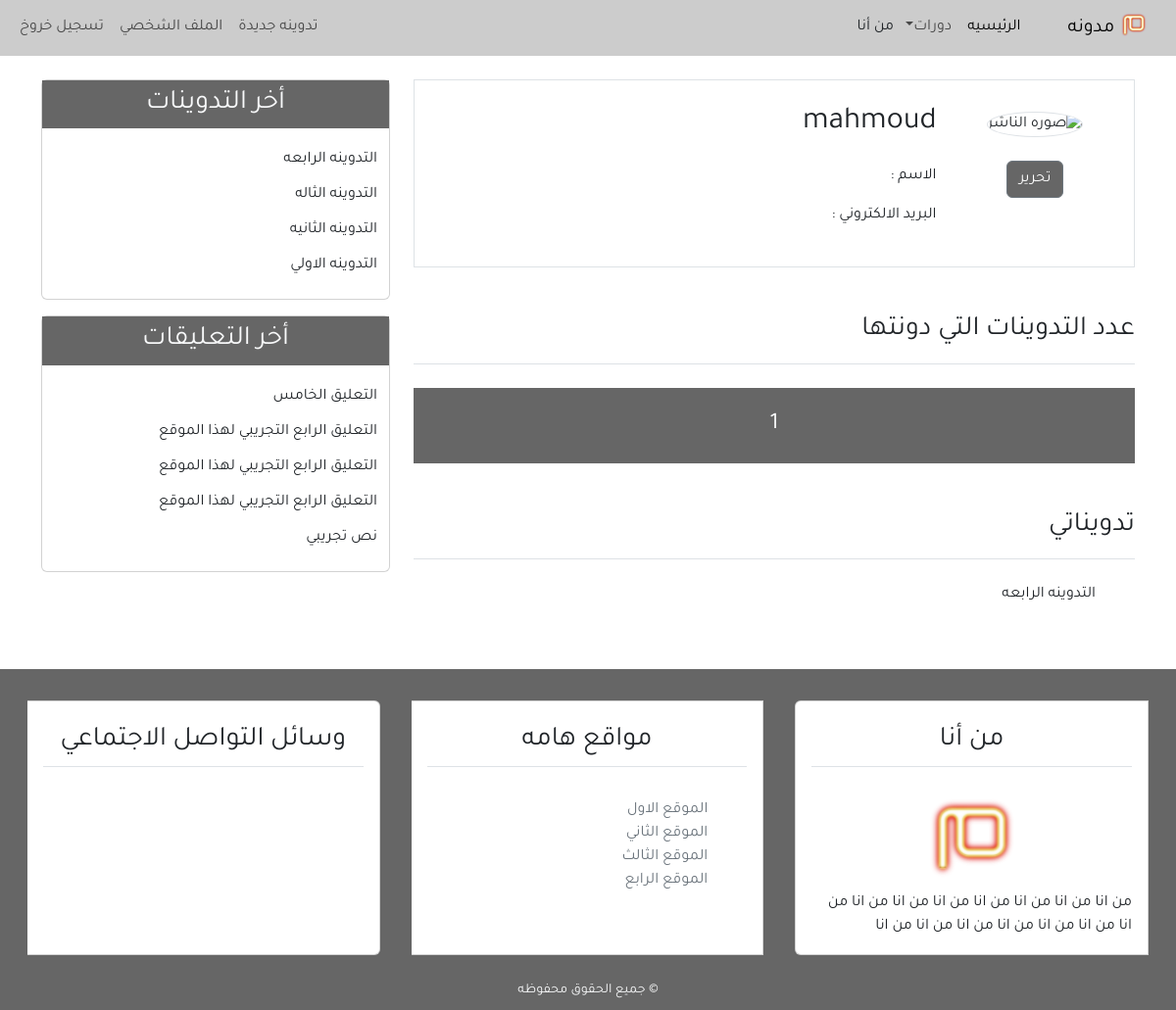
/profile/ (signed in), run on an earlier commit of the app's database.
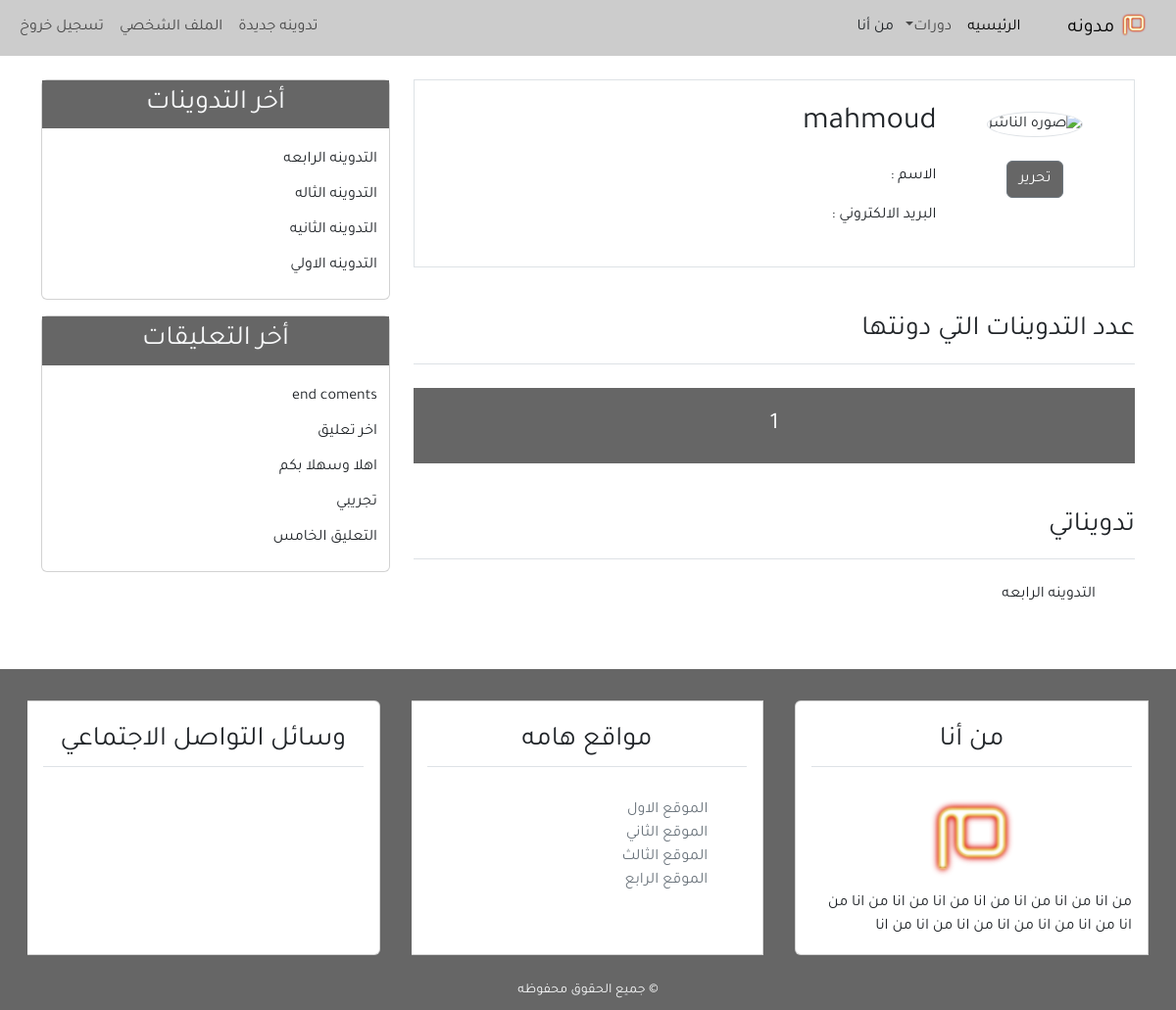
And on a later commit of the database.
### blog/models.py (models this page shows, shortened)
class Post(models.Model):
    title = models.CharField(max_length=100)
    content = models.TextField()
    post_date = models.DateTimeField(default=timezone.now)
    post_update = models.DateTimeField(auto_now=True)
    author = models.ForeignKey(User, on_delete=models.CASCADE)
    class Meta:
        ordering = ('-post_date'),

class Comment(models.Model):
    name = models.CharField(max_length=100, verbose_name='الأسم')
    email = models.EmailField(verbose_name='البريد الاكتروني')
    body = models.TextField(verbose_name='التعليق')
    comment_date = models.DateTimeField(auto_now_add=True)
    active = models.BooleanField(default=False)
    post = models.ForeignKey(Post, on_delete=models.CASCADE, related_name='comments')
    class Meta:
        ordering = ('-comment_date'),

### user/views.py (the view)
# urls.py: path('profile/', views.profile, name='profile'),
def profile(request):
    posts = Post.objects.filter(author=request.user)
    return render(request, 'user/profile.html', {
        'title': 'الملف الشخصي',
        'posts': posts,
    })

### blog/templatetags/post_tags.py (called while the page is built)
@register.inclusion_tag('blog/latest_posts.html')
def latest_posts():
    context={
    'l_posts' : Post.objects.all()[0:5]
    }
    return context

@register.inclusion_tag('blog/latest_comments.html')
def latest_comments():
    context={
    'l_comments' : Comment.objects.filter(active=True)[0:5]
    }
    return context

### user/templates/user/profile.html (shortened to what this page needs)
{% extends "blog/base.html" %}
{% block content %}
{% load crispy_forms_tags %}
<div class="border p-4 mb-5 ">
    <div class="row">
        <div class="col-md-3 text-center">
            <img class =" img-fluid rounded-circle border m-2" width ="120px" src ="{{user.profile.image.url}}" alt ="صوره الناشر">
            <div class="mt-3">
                <a class="btn btn-secondary bg-secondary" href="">  تحرير </a>
            </div>
        </div>
        <div class="col-md-9">
            <h2 class="mb-4">{{user.username}}</h2>
            <p class="font-weight-bold">الاسم : </p>
            <p class="font-weight-bold">البريد الالكتروني : </p>
        </div>
    </div>
</div>
<div class="row mb-5">
    <div class="col-md">
        <h3 class="border-bottom pb-3 mb-4">عدد التدوينات التي دونتها </h3>
        <h4 class="bg-secondary text-center p-4 text-light">
            {{posts.count}}
        </h4>
        <h3 class="border-bottom mb-4 pb-3 mt-5"> تدويناتي </h3>
        {% for post in posts %}
            <ul class="pr-2">
              <a class="text-dark" href="{% url 'detail' post.id %}"> {{post.title}}</a>
            </ul>
        {% empty %}
        <h4 class="text-center mb-5"> لا يوجد تدوينات </h4>
        {% endfor %}
    </div>
</div>
{% endblock content %}

### blog/templates/blog/latest_posts.html
<ul class = "list-group-flush latest-post">
    {% for post in l_posts %}
        <li class = "list-group-item latest-post-item">
            <a class = "text-dark" href = "{% url 'detail' post.id %}">{{post.title}}</a>
        </li>
    {% endfor %}
</ul>

### blog/templates/blog/latest_comments.html
<ul class="list-group-flush latest-comment">
    {% for comment in l_comments %}
    <li class="list-group-item latest-comment-item">
        <a class="text-dark" href="{% url 'detail' comment.post.id %}">
            {% if comment.body|length > 40 %}
            {{comment.body|slice:'45'}} ..
            {% else %}
            {{comment.body}}
            {% endif %}
        </a>
    </li>
    {% empty %}
    <li class="list-group-item latest-comment-item">لا يوجد تعليقات</li>
    {% endfor %}
</ul>

What changed in the data, as far as the page shows it:
no longer on this page (row unchanged): Comment: body "التعليق الرابع التجريبي لهذا الموقع"
no longer on this page (row unchanged): Comment: body "التعليق الرابع التجريبي لهذا الموقع"
no longer on this page (row unchanged): Comment: body "التعليق الرابع التجريبي لهذا الموقع"
no longer on this page (row unchanged): Comment: body "نص تجريبي"
added Comment: body "end coments"
added Comment: body "اخر تعليق"
added Comment: body "اهلا وسهلا بكم"
now on this page (row edited): Comment: body "تجريبي"
